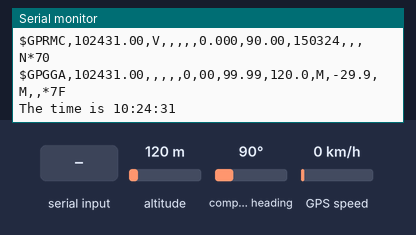
This sketch was run on a simulated Arduino Uno, built with avr-gcc and run on an emulated ATmega328P. Parts: the last lines printed to the serial monitor. Inputs (shaded band) come from the test bench; at power-on: altitude 120 m, compass heading 90°, GPS speed 0 km/h. The GPS gets a fix after 3 s at 37.7749, -122.4194 with 8 satellites.

Above: at 1.3 s.
1.4 s: altitude set to 20 m
At 2.0 s:
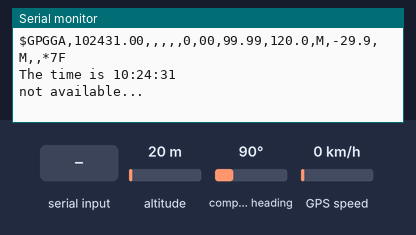
4.5 s: "1" received over the second serial link
7.6 s: compass heading set to 269°
At 8.2 s:
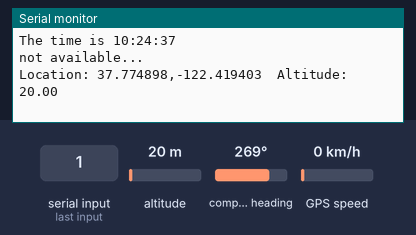
10.8 s: GPS speed set to 2 km/h
At 11.3 s:
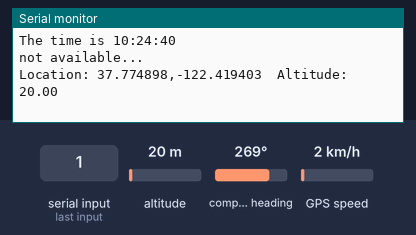
12.3 s: compass heading set to 7°
At 12.79 s:
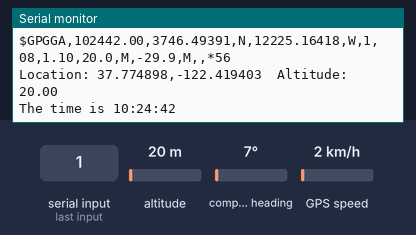
13.9 s: GPS speed set to 60 km/h
At 14.4 s:
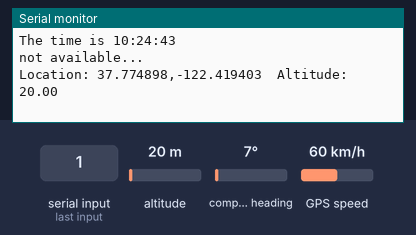
Timing chart, 0 to 16.9 s (numbered marks = the images above; inputs shaded):
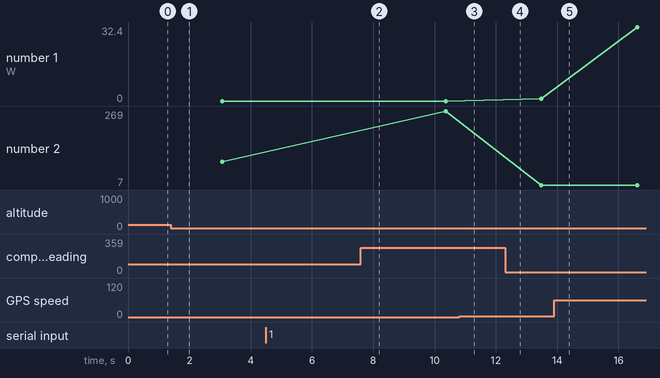

Measured:
- after the input at 12.3 s, the serial monitor: prints a new line after 0.15 s (image 4)
- plotted number 1: 1.08 → 32.4 after the input at 13.9 s
- plotted number 2: 90 → 269 after the input at 7.6 s

The sketch:

gps_101.ino
```cpp
/* Very first setup sample for GPS */
/* Using GPS module: Ultimate GPS Breakout v3 */

/* Please find original source of library "TinyGPS++" here
   https://github.com/mikalhart/TinyGPSPlus */
/* FYI: The module provider's supporting library could be found
   here. https://github.com/adafruit/Adafruit-GPS-Library */

#include "SoftwareSerial.h"
#include "TinyGPS++.h"

// #include "Adafruit_GPS.h"

#define TXPin 5
#define RXPin 4
#define GPSBaud 9600
#define ConsoleBaud 57600

#define DEBUG

// The serial connection to the GPS device
SoftwareSerial ss(TXPin, RXPin);
TinyGPSPlus gps;

void setup()
{
  Serial.begin(ConsoleBaud);
  ss.begin(GPSBaud);
  Serial.println("GPS Start");
  Serial.println();
}

void loop()
{
#ifdef DEBUG
  if (ss.available() <= 0) {
    Serial.println("not available...");
  }
#endif

  while (ss.available() > 0) { // As each character arrives...
    char t = ss.read();
    Serial.print(t);
    gps.encode(t);
  }
  Serial.println();

  // if (gps.location.isUpdated() || gps.altitude.isUpdated()) {
  if (gps.location.isValid()) {
    Serial.print("Location: ");
    Serial.print(gps.location.lat(), 6);
    Serial.print(",");
    Serial.print(gps.location.lng(), 6);
    Serial.print("  Altitude: ");
    Serial.println(gps.altitude.meters());
  }

  if (gps.time.isUpdated()) {
    char buf[80];
    sprintf(buf, "The time is %02d:%02d:%02d", gps.time.hour(), gps.time.minute(), gps.time.second());
    Serial.println(buf);
  }

  delay(500);
}
```
